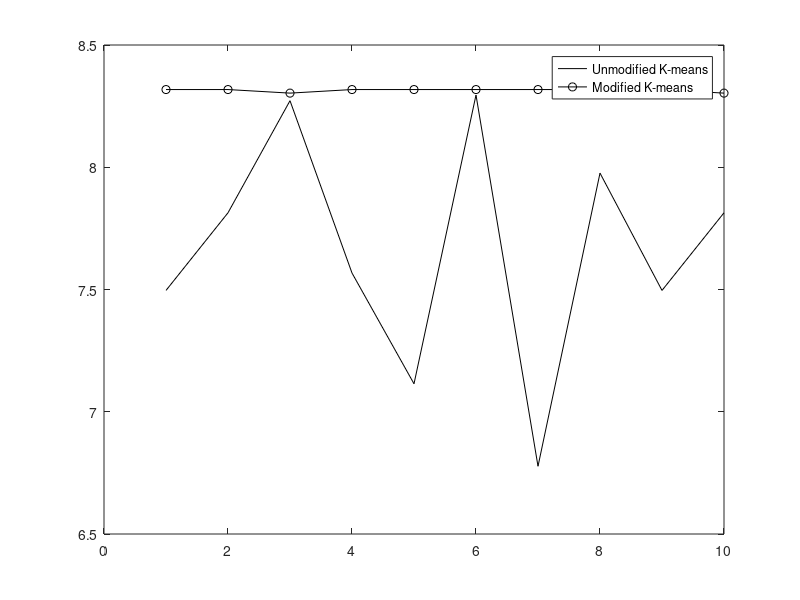

The MATLAB source for this figure:
function pl
PFSweigaijin=[7.4962    7.8138   8.2722    7.5674    7.1144    8.2954    6.7771    7.9761   7.4962   7.8138];
PFSgaijin=[8.3178 8.3178 8.3032 8.3178 8.3178 8.3178 8.3178 8.3178 8.3178 8.3032];
for i=1:length(PFSgaijin)
    x(i)=i;
end
plot(x,PFSweigaijin,'-k',x,PFSgaijin,'-ok')
legend('Unmodified K-means','Modified K-means')